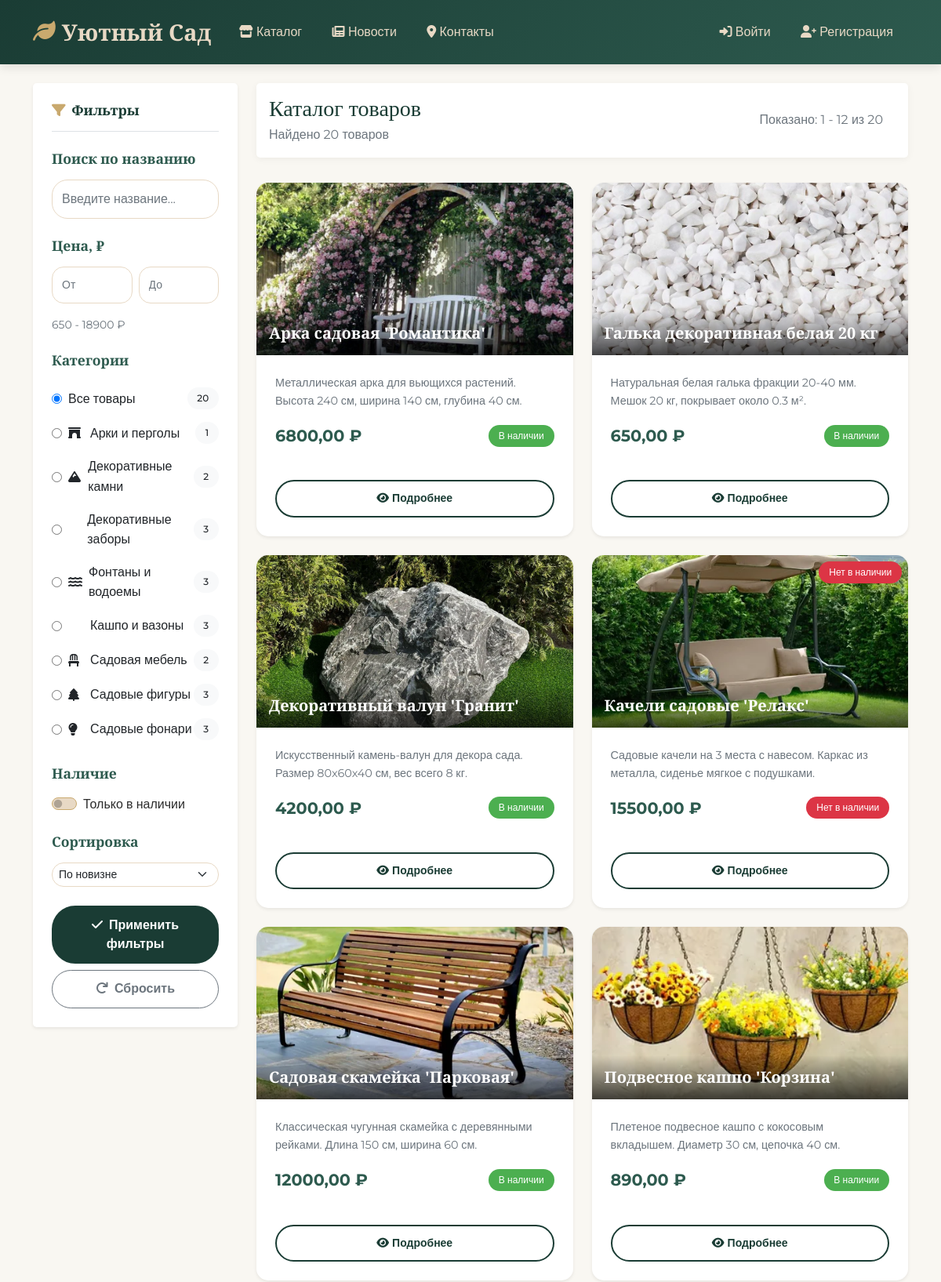
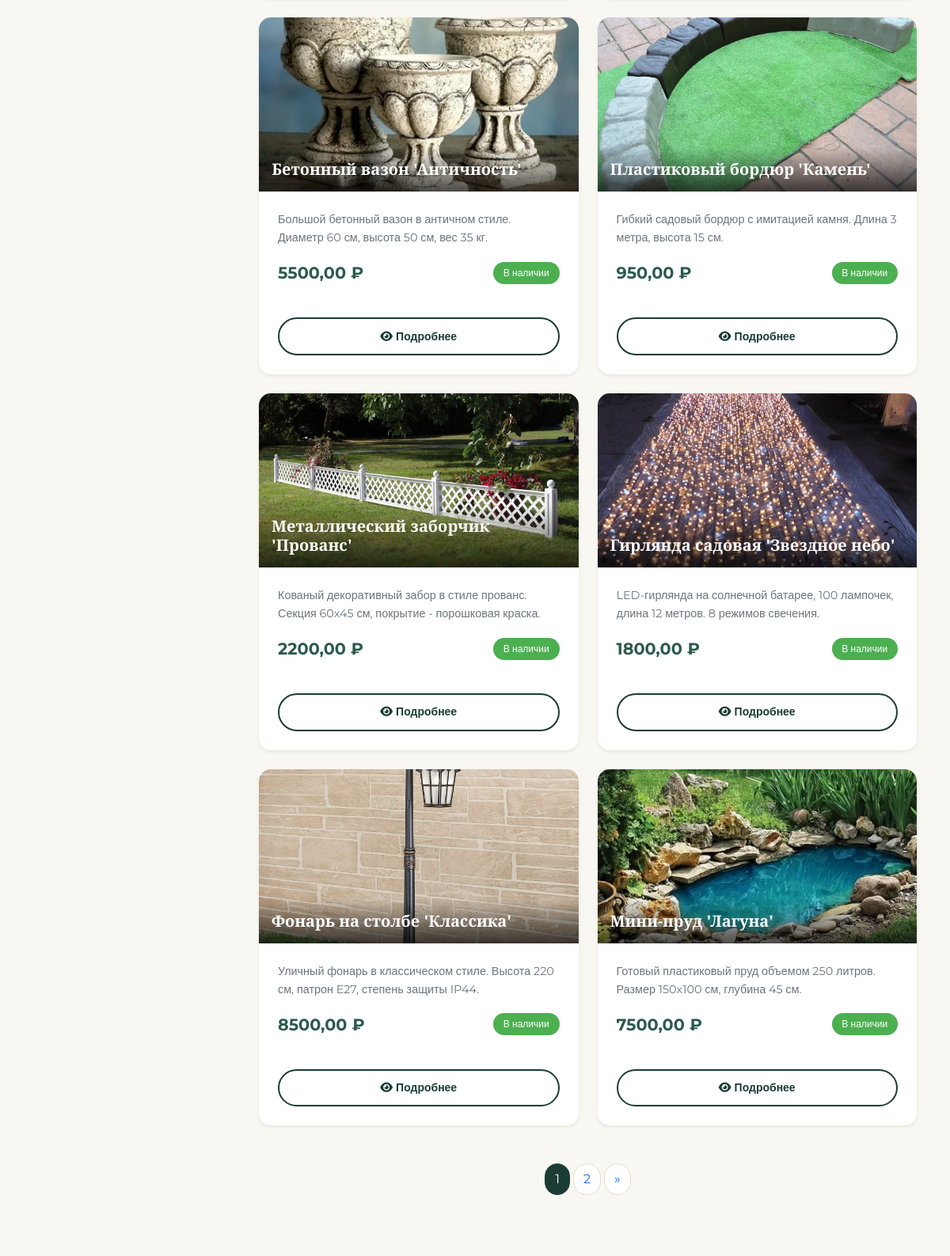
Page /catalog/ (upper part) on the committed database (2 pictures, top to bottom).
### products/models.py (models this page shows, shortened)
class Category(models.Model):
    name = models.CharField(max_length=100, verbose_name="Название")
    slug = models.SlugField(max_length=100, unique=True, blank=True, verbose_name="URL")
    description = models.TextField(blank=True, verbose_name="Описание")
    image = models.ImageField(upload_to='categories', blank=True, null=True, verbose_name="Изображение")
    icon = models.CharField(max_length=50, default='leaf', verbose_name="Иконка")
    class Meta:
        verbose_name = "Категория"
        verbose_name_plural = "Категории"

class Product(models.Model):
    name = models.CharField(max_length=100, verbose_name="Название")
    slug = models.SlugField(max_length=100, unique=True, blank=True, verbose_name="URL")
    description = models.TextField(verbose_name="Описание")
    price = models.DecimalField(max_digits=10, decimal_places=2, verbose_name="Цена")
    image = models.ImageField(upload_to='products', verbose_name="Изображение")
    category = models.ForeignKey(Category, on_delete=models.CASCADE, verbose_name="Категория")
    in_stock = models.BooleanField(default=True, verbose_name="В наличии")
    created_at = models.DateTimeField(auto_now_add=True, verbose_name="Дата создания")
    updated_at = models.DateTimeField(auto_now=True, verbose_name="Дата обновления")
    class Meta:
        verbose_name = "Товар"
        verbose_name_plural = "Товары"
        ordering = ['-created_at']
    @property
    def is_new(self):
        from django.utils import timezone
        return (timezone.now() - self.created_at).days <= 30
    @property
    def image_url(self):
        if self.image and hasattr(self.image, 'url'):
            return self.image.url
        return '/static/images/product-placeholder.jpg'

### products/views.py (the view)
# urls.py: path('catalog/', views.product_list, name='product_list'),
def product_list(request):
    category_slug = request.GET.get('category', 'all')
    search_query = request.GET.get('search', '')
    min_price = request.GET.get('min_price', '')
    max_price = request.GET.get('max_price', '')
    in_stock_only = request.GET.get('in_stock', '')
    sort_by = request.GET.get('sort_by', '-created_at')
    products = Product.objects.all()
    if category_slug != 'all':
        products = products.filter(category__slug=category_slug)
    if search_query:
        products = products.filter(
            Q(name__icontains=search_query)
            | Q(description__icontains=search_query)
            | Q(category__name__icontains=search_query)
        )
    if min_price:
        try:
            products = products.filter(price__gte=float(min_price))
        except ValueError:
            pass
    if max_price:
        try:
            products = products.filter(price__lte=float(max_price))
        except ValueError:
            pass
    if in_stock_only:
        products = products.filter(in_stock=True)
    sort_options = {
        'price_asc': 'price',
        'price_desc': '-price',
        'newest': '-created_at',
        'name_asc': 'name',
        'name_desc': '-name',
    }
    sort_field = sort_options.get(sort_by, '-created_at')
    products = products.order_by(sort_field)
    categories = Category.objects.annotate(product_count=Count('product')).filter(product_count__gt=0)
    paginator = Paginator(products, 12)
    page = request.GET.get('page', 1)
    try:
        products_page = paginator.page(page)
    except PageNotAnInteger:
        products_page = paginator.page(1)
    except EmptyPage:
        products_page = paginator.page(paginator.num_pages)
    price_range = products.aggregate(min_price=Min('price'), max_price=Max('price'))
    context = {
        'products': products_page,
        'categories': categories,
        'selected_category': category_slug,
        'search_query': search_query,
        'min_price': min_price,
        'max_price': max_price,
        'in_stock_only': in_stock_only,
        'sort_by': sort_by,
        'price_range': price_range,
        'filter_params': request.GET.urlencode(),
    }
    return render(request, 'products/product_list.html', context)

### templates/products/product_list.html (shortened to what this page needs)
{% extends 'base.html' %}
{% load static %}
{% load custom_filters %}
{% block content %}
<div class="row">
    <div class="col-lg-3 col-md-4 mb-4">
        <form method="get" action="{% url 'product_list' %}" id="filterForm">
            <div class="filter-sidebar p-4 rounded-3 shadow-sm" style="background: white; position: sticky; top: 100px;">
                <h4 class="filter-title mb-4 pb-3 border-bottom" style="color: var(--primary-dark); font-family: 'Playfair Display', serif;">
                    <i class="fas fa-filter me-2" style="color: var(--accent-gold);"></i>Фильтры
                </h4>
                <div class="filter-group mb-4">
                    <h6 class="filter-title mb-3" style="color: var(--primary-light); font-weight: 600;">Поиск по названию</h6>
                    <div class="input-group">
                        <input type="text" name="search" value="{{ search_query }}" class="form-control" placeholder="Введите название..."
                               style="border-radius: 20px; border: 1px solid var(--accent-light);">
                    </div>
                </div>
                <div class="filter-group mb-4">
                    <h6 class="filter-title mb-3" style="color: var(--primary-light); font-weight: 600;">Цена, ₽</h6>
                    <div class="row g-2 mb-3">
                        <div class="col-6">
                            <input type="number" name="min_price" value="{{ min_price }}" class="form-control form-control-sm" placeholder="От"
                                   min="0" max="{{ price_range.max_price|default:10000 }}"
                                   style="border-radius: 15px; border: 1px solid var(--accent-light);">
                        </div>
                        <div class="col-6">
                            <input type="number" name="max_price" value="{{ max_price }}" class="form-control form-control-sm" placeholder="До"
                                   min="0" max="{{ price_range.max_price|default:10000 }}"
                                   style="border-radius: 15px; border: 1px solid var(--accent-light);">
                        </div>
                    </div>
                    <div class="d-flex justify-content-between">
                        <small class="text-muted">
                            {% if price_range.min_price and price_range.max_price %}
                                {{ price_range.min_price }} - {{ price_range.max_price }} ₽
                            {% else %}
                                0 - 10000 ₽
                            {% endif %}
                        </small>
                    </div>
                </div>
                <div class="filter-group mb-4">
                    <h6 class="filter-title mb-3" style="color: var(--primary-light); font-weight: 600;">Категории</h6>
                    <div class="list-group list-group-flush">
                        <label class="list-group-item list-group-item-action border-0 px-0 py-2 d-flex align-items-center"
                               style="background: transparent; border-radius: 8px; transition: all 0.3s ease;">
                            <input type="radio" name="category" value="all" {% if selected_category == 'all' %}checked{% endif %}
                                   class="me-2" onchange="this.form.submit()">
                            Все товары
                            <span class="badge bg-light text-dark ms-auto">{{ products.paginator.count }}</span>
                        </label>
                        {% for category in categories %}
                        <label class="list-group-item list-group-item-action border-0 px-0 py-2 d-flex align-items-center"
                               style="background: transparent; border-radius: 8px; transition: all 0.3s ease;">
                            <input type="radio" name="category" value="{{ category.slug }}"
                                   class="me-2" onchange="this.form.submit()">
                            <i class="fas fa-{{ category.icon|default:'leaf' }} me-2" style="width: 20px;"></i>{{ category.name }}
                            <span class="badge bg-light text-dark ms-auto">{{ category.product_count }}</span>
                        </label>
                        {% endfor %}
                    </div>
                </div>
                <div class="filter-group mb-4">
                    <h6 class="filter-title mb-3" style="color: var(--primary-light); font-weight: 600;">Наличие</h6>
                    <div class="form-check form-switch">
                        <input class="form-check-input" type="checkbox" name="in_stock" id="inStock"
                               {% if in_stock_only %}checked{% endif %} onchange="this.form.submit()"
                               style="background-color: var(--accent-light); border-color: var(--accent-gold);">
                        <label class="form-check-label" for="inStock" style="color: var(--text-dark);">
                            Только в наличии
                        </label>
                    </div>
                </div>
                <div class="filter-group mb-4">
                    <h6 class="filter-title mb-3" style="color: var(--primary-light); font-weight: 600;">Сортировка</h6>
                    <select name="sort_by" class="form-select form-select-sm" onchange="this.form.submit()"
                            style="border-radius: 15px; border: 1px solid var(--accent-light);">
                        <option value="newest" {% if sort_by == 'newest' %}selected{% endif %}>По новизне</option>
                    </select>
                </div>
                <div class="d-grid gap-2">
                    <button type="submit" class="btn btn-success">
                        <i class="fas fa-check me-2"></i>Применить фильтры
                    </button>
                    <a href="{% url 'product_list' %}" class="btn btn-outline-secondary">
                        <i class="fas fa-redo me-2"></i>Сбросить
                    </a>
                </div>
            </div>
        </form>
    </div>
    <div class="col-lg-9 col-md-8">
        <div class="d-flex justify-content-between align-items-center mb-4 p-3 rounded-3" style="background: white; box-shadow: 0 2px 10px rgba(0,0,0,0.05);">
            <div>
                <h2 class="h3 mb-1" style="color: var(--primary-dark); font-family: 'Playfair Display', serif;">
                    Каталог товаров
                </h2>
                <p class="text-muted mb-0">Найдено {{ products.paginator.count }} товаров</p>
            </div>
            <div class="d-flex align-items-center">
                <span class="text-muted me-3 d-none d-md-block">Показано: {{ products.start_index }} - {{ products.end_index }} из {{ products.paginator.count }}</span>
            </div>
        </div>
        <div class="products-grid">
            {% for product in products %}
            <div class="product-item fade-in">
                <div class="card product-card h-100 border-0 shadow-sm">
                    <div class="position-relative overflow-hidden rounded-top">
                        <img src="{{ product.image_url }}" class="card-img-top product-image" alt="{{ product.name }}"
                             onerror="this.src='{% static 'images/product-placeholder.jpg' %}'"
                             style="height: 220px; object-fit: cover; transition: transform 0.5s ease;">
                        {% if not product.in_stock %}
                        <div class="position-absolute top-0 end-0 m-2">
                            <span class="badge bg-danger">Нет в наличии</span>
                        </div>
                        {% else %}
                            {% if product.is_new %}
                            <div class="position-absolute top-0 start-0 m-2">
                                <span class="badge bg-success">Новинка</span>
                            </div>
                            {% endif %}
                        {% endif %}
                        <div class="position-absolute bottom-0 start-0 end-0 p-3" style="background: linear-gradient(to top, rgba(0,0,0,0.7), transparent);">
                            <h5 class="text-white mb-0">{{ product.name }}</h5>
                        </div>
                    </div>
                    <div class="card-body p-4">
                        <p class="product-description text-muted small mb-3">{{ product.description|truncatewords:20 }}</p>
                        <div class="d-flex justify-content-between align-items-center mb-3">
                            <div>
                                <span class="product-price fw-bold" style="color: var(--primary-light); font-size: 1.3rem;">{{ product.price }} ₽</span>
                            </div>
                            {% if product.in_stock %}
                            <span class="badge bg-success small">В наличии</span>
                            {% else %}
                            <span class="badge bg-danger small">Нет в наличии</span>
                            {% endif %}
                        </div>
                    </div>
                    <div class="card-footer border-0 bg-transparent p-4 pt-0">
                        <div class="product-actions d-flex gap-2">
                            <a href="{% url 'product_detail' product.slug %}" class="btn btn-outline-success btn-sm flex-fill">
                                <i class="fas fa-eye me-1"></i>Подробнее
                            </a>
                        </div>
                    </div>
                </div>
            </div>
            {% endfor %}
        </div>
        {% if products.has_other_pages %}
        <nav aria-label="Page navigation" class="mt-5">
            <ul class="pagination justify-content-center">
                {% for i in products.paginator.page_range %}
                    {% if products.number == i %}
                    <li class="page-item active">
                        <a class="page-link" href="?page={{ i }}{% if filter_params %}&{{ filter_params }}{% endif %}"
                           style="border-radius: 20px; margin: 0 2px; background: var(--primary-dark); border-color: var(--primary-dark);">{{ i }}</a>
                    </li>
                    {% else %}
                    <li class="page-item">
                        <a class="page-link" href="?page={{ i }}{% if filter_params %}&{{ filter_params }}{% endif %}"
                           style="border-radius: 20px; margin: 0 2px; border: 1px solid var(--accent-light);">{{ i }}</a>
                    </li>
                    {% endif %}
                {% endfor %}
                {% if products.has_next %}
                <li class="page-item">
                    <a class="page-link" href="?page={{ products.next_page_number }}{% if filter_params %}&{{ filter_params }}{% endif %}"
                       aria-label="Next" style="border-radius: 20px; margin: 0 2px; border: 1px solid var(--accent-light);">
                        <span aria-hidden="true">&raquo;</span>
                    </a>
                </li>
                {% endif %}
            </ul>
        </nav>
        {% endif %}
    </div>
</div>
{% load custom_filters %}
{% endblock %}

### rows in the picture
Category: slug "☐ Арки и перголы 1", name "Арки и перголы", product_count "1"
Category: slug "☐ Декоративные камни 2", name "Декоративные камни", product_count "2"
Category: slug "☐ Декоративные заборы 3", name "Декоративные заборы", product_count "3"
Category: slug "☐ Фонтаны и водоемы 3", name "Фонтаны и водоемы", product_count "3"
Category: slug "☐ Кашпо и вазоны 3", name "Кашпо и вазоны", product_count "3"
Category: slug "☐ Садовая мебель 2", name "Садовая мебель", product_count "2"
Category: slug "☐ Садовые фигуры 3", name "Садовые фигуры", product_count "3"
Category: slug "☐ Садовые фонари 3", name "Садовые фонари", product_count "3"
Product: image_url (picture), name "Арка садовая 'Романтика'", description "Металлическая арка для вьющихся растений. Высота 240 см, ширина 140 см, глубина 40 см.", price "6800,00", in_stock "В наличии"
Product: image_url (picture), name "Галька декоративная белая 20 кг", description "Натуральная белая галька фракции 20-40 мм. Мешок 20 кг, покрывает около 0.3 м².", price "650,00", in_stock "В наличии"
Product: image_url (picture), name "Декоративный валун 'Гранит'", description "Искусственный камень-валун для декора сада. Размер 80x60x40 см, вес всего 8 кг.", price "4200,00", in_stock "В наличии"
Product: image_url (picture), in_stock "Нет в наличии", name "Качели садовые 'Релакс'", description "Садовые качели на 3 места с навесом. Каркас из металла, сиденье мягкое с подушками.", price "15500,00"
Product: image_url (picture), name "Садовая скамейка 'Парковая'", description "Классическая чугунная скамейка с деревянными рейками. Длина 150 см, ширина 60 см.", price "12000,00", in_stock "В наличии"
Product: image_url (picture), name "Подвесное кашпо 'Корзина'", description "Плетеное подвесное кашпо с кокосовым вкладышем. Диаметр 30 см, цепочка 40 см.", price "890,00", in_stock "В наличии"
Product: image_url (picture), name "Бетонный вазон 'Античность'", description "Большой бетонный вазон в античном стиле. Диаметр 60 см, высота 50 см, вес 35 кг.", price "5500,00", in_stock "В наличии"
Product: image_url (picture), name "Пластиковый бордюр 'Камень'", description "Гибкий садовый бордюр с имитацией камня. Длина 3 метра, высота 15 см.", price "950,00", in_stock "В наличии"
Product: image_url (picture), name "Металлический заборчик 'Прованс'", description "Кованый декоративный забор в стиле прованс. Секция 60x45 см, покрытие - порошковая краска.", price "2200,00", in_stock "В наличии"
Product: image_url (picture), name "Гирлянда садовая 'Звездное небо'", description "LED-гирлянда на солнечной батарее, 100 лампочек, длина 12 метров. 8 режимов свечения.", price "1800,00", in_stock "В наличии"
Product: image_url (picture), name "Фонарь на столбе 'Классика'", description "Уличный фонарь в классическом стиле. Высота 220 см, патрон E27, степень защиты IP44.", price "8500,00", in_stock "В наличии"
Product: image_url (picture), name "Мини-пруд 'Лагуна'", description "Готовый пластиковый пруд объемом 250 литров. Размер 150x100 см, глубина 45 см.", price "7500,00", in_stock "В наличии"

### other values in the picture
{{ price_range.min_price }} "650"
{{ price_range.max_price }} "18900"
{{ products.paginator.count }} "20"
{{ products.start_index }} "1"
{{ products.end_index }} "12"
{{ i }} "1"
{{ i }} "2"
